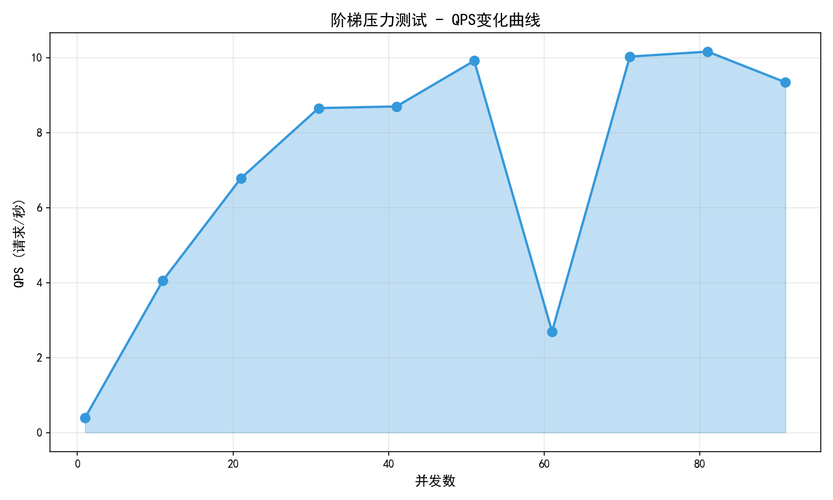
#> input picture lawbot/普通模式/chart1_qps_20260612_191200.png, 833 x 500 px, shrunk from 1500 x 900 before the run
$ python 1.py
#> lines starting #> are read from the running program, lines starting #| are printed output that depends on the picture
from PIL import Image
import os

# 图片文件列表（按顺序）
image_files = [
    "chart1_qps_20260612_191200.png",
    "chart2_response_time_20260612_191204.png",
    "chart3_success_rate_20260612_191206.png",
    "chart4_extreme_capacity_20260612_191208.png",
    "chart5_extreme_response_20260612_191210.png",
    "chart6_stability_20260612_191212.png"
]

# 读取图片
images = [Image.open(f) for f in image_files]
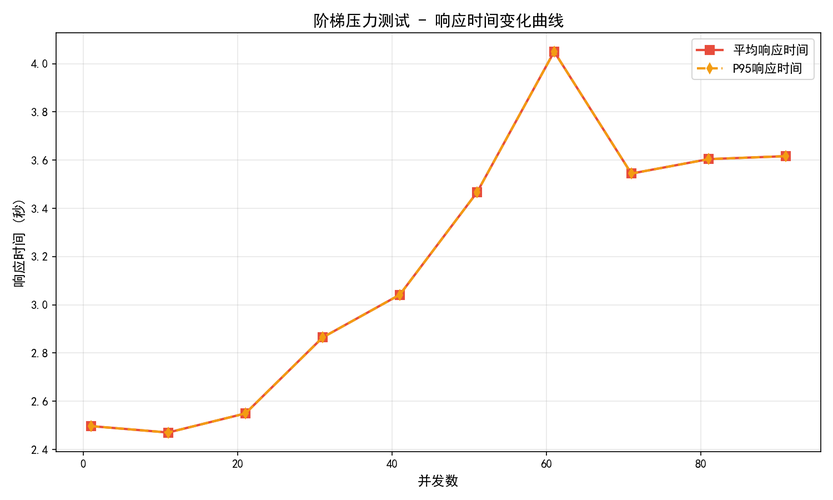
#> input picture lawbot/普通模式/chart2_response_time_20260612_191204.png, 833 x 500 px, shrunk from 1500 x 900 before the run
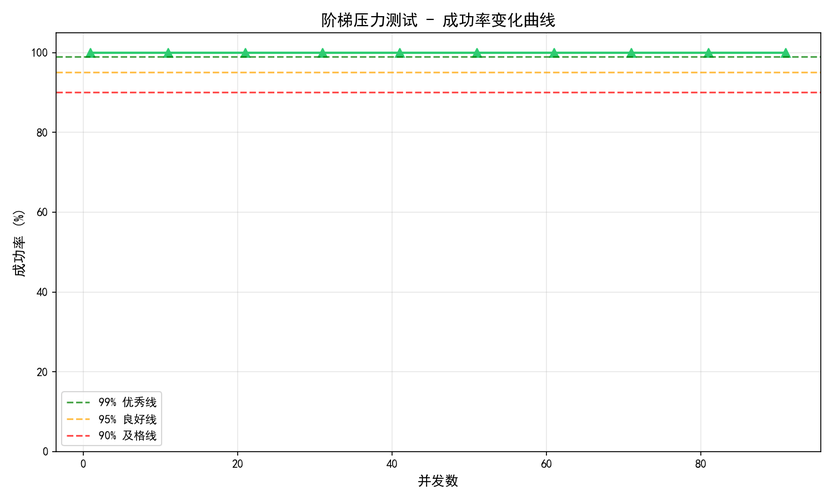
#> input picture lawbot/普通模式/chart3_success_rate_20260612_191206.png, 833 x 500 px, shrunk from 1500 x 900 before the run
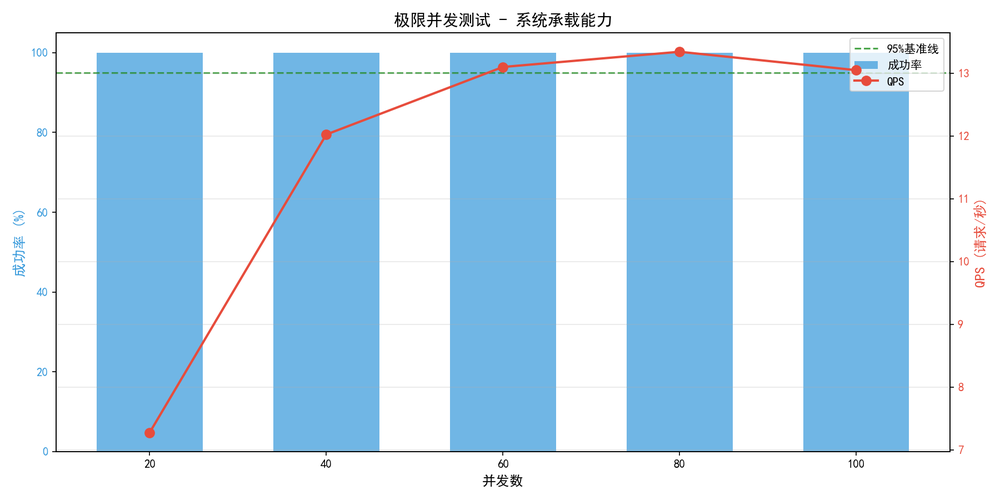
#> input picture lawbot/普通模式/chart4_extreme_capacity_20260612_191208.png, 1000 x 500 px, shrunk from 1800 x 900 before the run
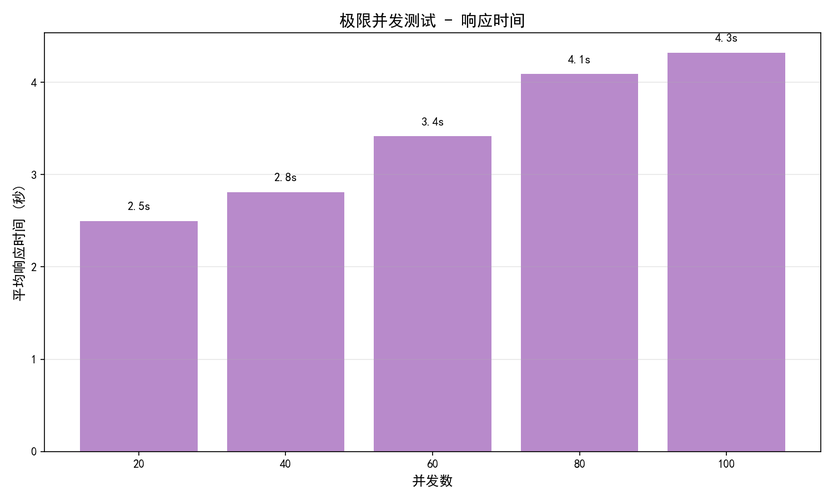
#> input picture lawbot/普通模式/chart5_extreme_response_20260612_191210.png, 833 x 500 px, shrunk from 1500 x 900 before the run
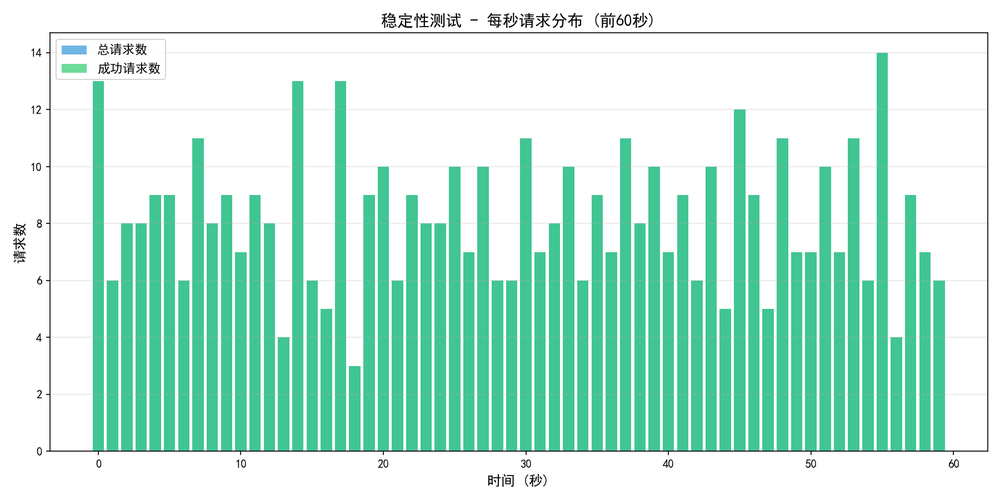
#> input picture lawbot/普通模式/chart6_stability_20260612_191212.png, 1000 x 500 px, shrunk from 1800 x 900 before the run
#> images = 6 items

# 假设每张图片尺寸相同，获取宽度和高度
width, height = images[0].size
#> width = 833; height = 500

# 创建3行×2列的大图
rows, cols = 3, 2
result = Image.new('RGB', (width * cols, height * rows))
#> result: PIL image 1666x1500 RGB; every value is 0

# 拼接
for i, img in enumerate(images):
    row = i // cols
    col = i % cols
    result.paste(img, (col * width, row * height))
#> this loop made 6 passes
#> (row, col) on passes 1 to 6: (0, 0), (0, 1), (1, 0), (1, 1), (2, 0), (2, 1)
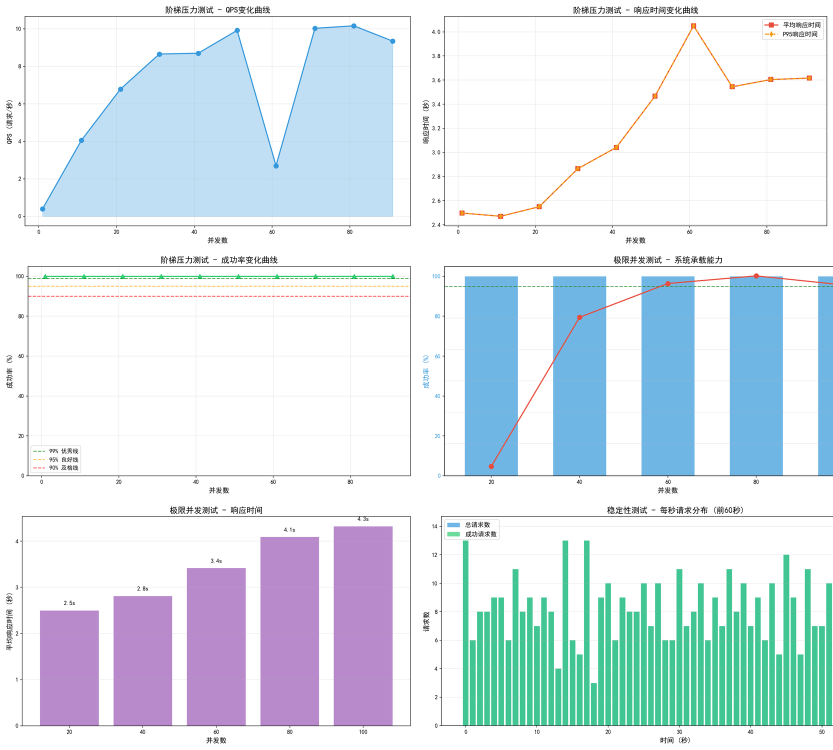
#> result: PIL image 1666x1500 RGB (shown at 1/2 size); mean R, G, B 220.5, 231.7, 238.5

# 保存
result.save("combined_charts.png")
print("拼接完成：combined_charts.png")
